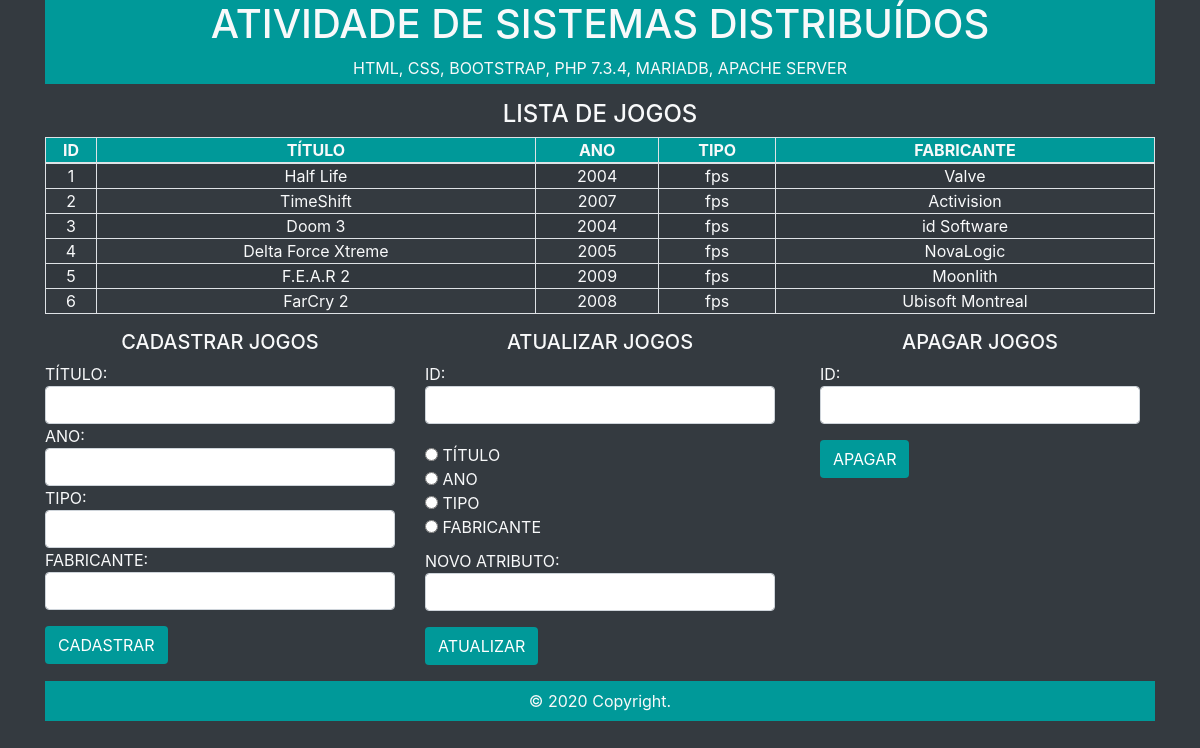
The page / on the database its author committed.
### tables this page shows
CREATE TABLE `jogos` (
  `id` int(255) NOT NULL,
  `titulo` varchar(255) NOT NULL,
  `ano` varchar(255) NOT NULL,
  `tipo` varchar(255) NOT NULL,
  `fabricante` varchar(255) NOT NULL
);

### class/jogos.class.php (called while the page is built, shortened)
<?php
class Jogos{
	private $conexao;
	public function __construct()
	{
		try{
			$this->conexao = new PDO("mysql:host=localhost;dbname=teste_db", "root", "");
		} catch(Exception $e){
			echo $e->getMessage();
			die();
		}
	}
	public function list(): array
	{
		$sql = "select * from jogos";
		$jogos = [];
		foreach($this->conexao->query($sql) as $key => $value){
			array_push($jogos, $value);
		}
		return $jogos;
	}
}
?>

### index.php (the view, shortened to what this page needs)
<?php
require "includes/header.php";
?>
<h4 class="text-center">LISTA DE JOGOS</h4>
<div class="table-wrapper-scroll-y my-custom-scrollbar">
  <table class="table table-bordered table-striped mb-0 text-center">
    <thead>
      <tr>
        <th class="p-0" style="background-color:#009999;">ID</th>
        <th class="p-0" style="background-color:#009999;">TÍTULO</th>
        <th class="p-0" style="background-color:#009999;">ANO</th>
        <th class="p-0" style="background-color:#009999;">TIPO</th>
        <th class="p-0" style="background-color:#009999;">FABRICANTE</th>
      </tr>
    </thead>
    <tbody>
<?php
	$jogo1 = new Jogofps();
	foreach($jogo1->list() as $value){
		echo "
		<tr><td class='p-0'>" . $value["id"] . "</td>" .
		"<td class='p-0'>" .    $value["titulo"] . "</td>" .
		"<td class='p-0'>" .    $value["ano"] . "</td>" .
		"<td class='p-0'>" .    $value["tipo"] . "</td>" .
		"<td class='p-0'>" .    $value["fabricante"] . "</td></tr>";
	}
?>
    </tbody>
  </table>
</div>
<div class="row">
    <div class="col"><h5 class="text-center mt-3">CADASTRAR JOGOS</h5>
    	<div class="form-group w-100">
			<form action="index.php" method="post">
				TÍTULO: 	<input class="form-control" type="text" name="titulo">
				ANO: 		<input class="form-control" type="text" name="ano">
				TIPO: 		<input class="form-control" type="text" name="tipo">
				FABRICANTE: <input class="form-control" type="text" name="fabricante">
				<input class="btn mt-3" type="submit" value="CADASTRAR" style="background-color:#009999;color:white;">
			</form>
		</div>
	</div>
	<div class="col"><h5 class="text-center mt-3">ATUALIZAR JOGOS</h5>
    	<div class="form-group w-100">
			<form action="index.php" method="post">
				ID: <input class="form-control p-0" type="number" name="id1">
				<input class="mt-4" type="radio" id="male" name="teste" value="titulo"> TÍTULO<br/>
  				<input type="radio" id="female" name="teste" value="ano"> ANO<br/>
  				<input type="radio" id="other" name="teste" value="tipo"> TIPO<br/>
  				<input class="mb-3" type="radio" id="other" name="teste" value="fabricante"> FABRICANTE<br/>
				NOVO ATRIBUTO: <input class="form-control" type="text" name="novo">
				<input class="btn mt-3" type="submit" value="ATUALIZAR" style="background-color:#009999;color:white;">
			</form>
		</div>
	</div>
    <div class="col"><h5 class="text-center mt-3">APAGAR JOGOS</h5>
    	<div class="col">
			<div class="form-group w-100">
				<form action="index.php" method="post">
					ID: <input class="form-control p-0" type="number" name="id2">
					<input class="btn mt-3" type="submit" value="APAGAR" style="background-color:#009999;color:white;">
				</form>
			</div>
		</div>
    </div>
</div>
<?php
require "includes/footer.php";
?>

### includes/header.php (shortened to what this page needs)
<!doctype html>
<html lang="pt-BR">
  <head>
    <link href="bootstrap/bootstrap.min.css" rel="stylesheet" type="text/css">
  </head>
  <body class="bg-dark text-light">
    <div class="container">
      <div class="p-0" style="background-color:#009999;">
        <h1 class="text-center">ATIVIDADE DE SISTEMAS DISTRIBUÍDOS</h1>
        <p class="text-center pb-1">HTML, CSS, BOOTSTRAP, PHP 7.3.4, MARIADB, APACHE SERVER</p>
      </div>

### includes/footer.php
      <div class="text-center p-2 w-100" style="background-color:#009999;">
      © 2020 Copyright.
      </div>
    </div>
  </body>
</html>

### rows shown on the page
jogos: id "1", titulo "Half Life", ano "2004", tipo "fps", fabricante "Valve"
jogos: id "2", titulo "TimeShift", ano "2007", tipo "fps", fabricante "Activision"
jogos: id "3", titulo "Doom 3", ano "2004", tipo "fps", fabricante "id Software"
jogos: id "4", titulo "Delta Force Xtreme", ano "2005", tipo "fps", fabricante "NovaLogic"
jogos: id "5", titulo "F.E.A.R 2", ano "2009", tipo "fps", fabricante "Moonlith"
jogos: id "6", titulo "FarCry 2", ano "2008", tipo "fps", fabricante "Ubisoft Montreal"
